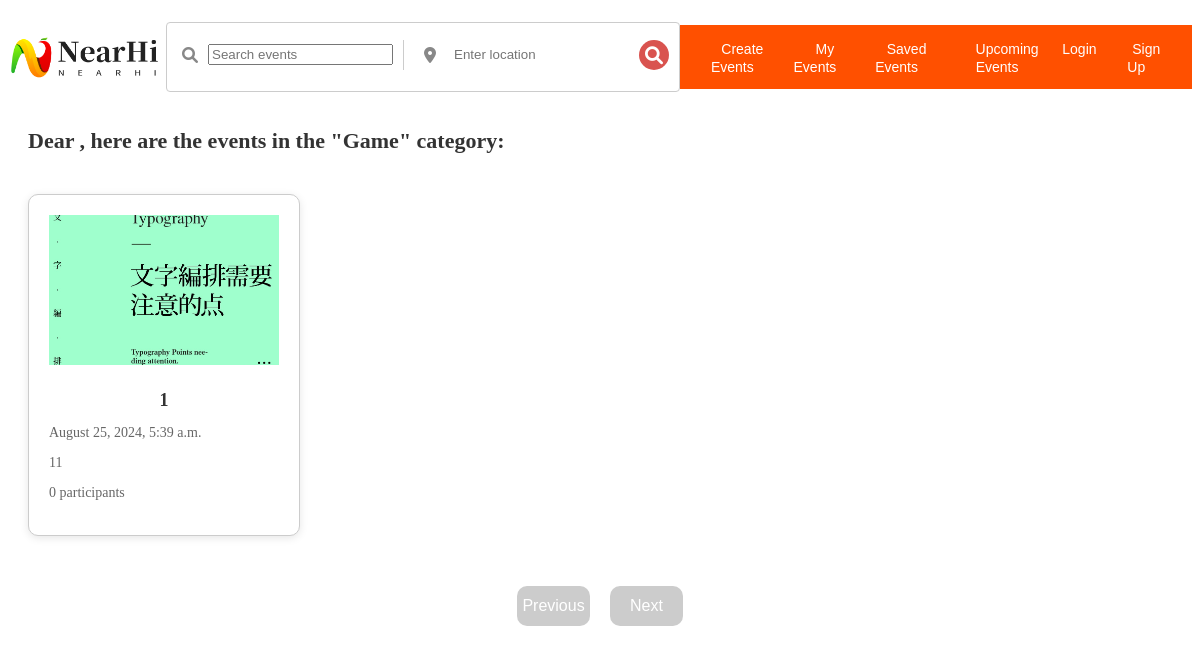
/category/Game/, run on an earlier commit of the app's database.
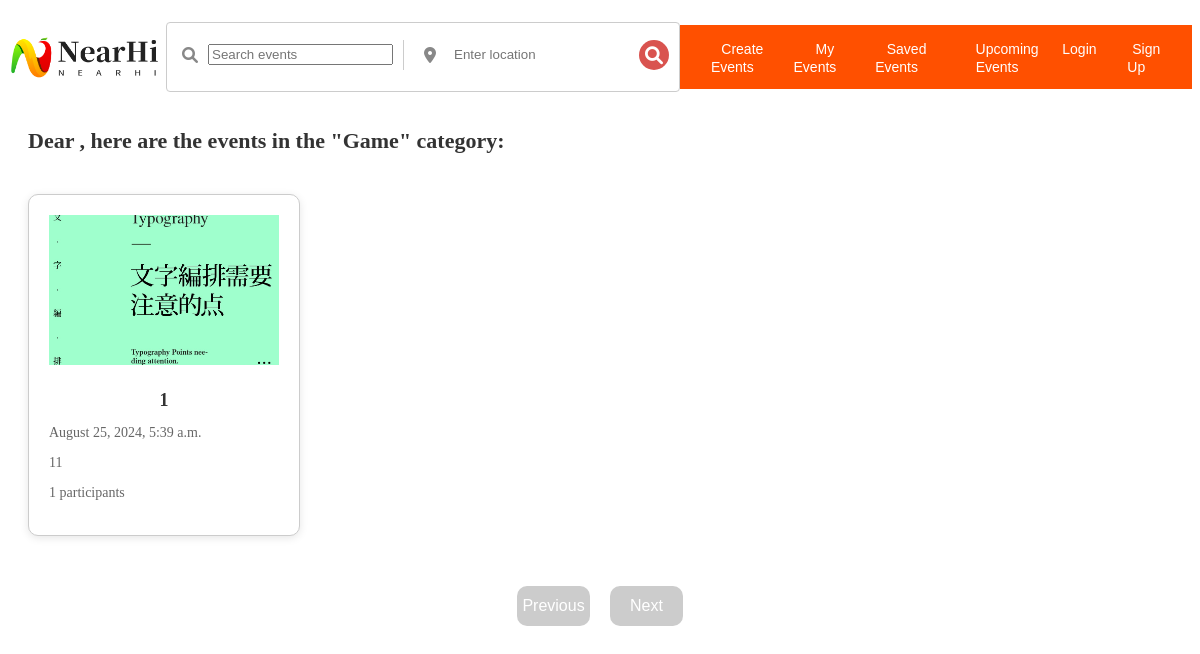
And on a later commit of the database.
### myapp/models.py (models this page shows, shortened)
class Event(models.Model):
    CATEGORY_CHOICES = [
        ('game', 'Game'),
        ('performance', 'Performance'),
        ('nature', 'Nature'),
        ('pet', 'Pet'),
        ('gourmet', 'Gourmet'),
        ('reading', 'Reading'),
        ('music', 'Music'),
    ]
    category = models.CharField(max_length=20, choices=CATEGORY_CHOICES)
    title = models.CharField(max_length=100)
    description = models.TextField(max_length=800)
    event_time = models.DateTimeField()
    location = models.CharField(max_length=255)
    image = models.ImageField(upload_to='event_images')
    created_by = models.ForeignKey(settings.AUTH_USER_MODEL, on_delete=models.CASCADE)
    created_at = models.DateTimeField(auto_now_add=True)
    fee = models.DecimalField(max_digits=8, decimal_places=2, default=0.00)  # 费用字段，默认0
    max_participants = models.PositiveIntegerField(default=1)  # 最大参与人数
    current_participants = models.PositiveIntegerField(default=0, editable=False)  # 当前参与人数，自动更新
    def get_absolute_url(self):
        return reverse("event_detail", kwargs={"pk": self.pk})

### myapp/views.py (the view)
# urls.py: path('category/<str:category>/', views.filtered_events, name='filtered_events'),
def filtered_events(request, category):
    events = Event.objects.filter(category__iexact=category)
    page_obj = paginate_events(request, events)
    return render(request, 'myapp/filtered_events.html', {
        'page_obj': page_obj,
        'category': category,
    })

### myapp/views.py (called while the page is built)
def paginate_events(request, events_list, per_page=8):
    paginator = Paginator(events_list, per_page)
    page_number = request.GET.get('page')
    try:
        page_obj = paginator.get_page(page_number)
    except PageNotAnInteger:
        page_obj = paginator.page(1)  # if page not integer，show page 1
    except EmptyPage:
        page_obj = paginator.page(paginator.num_pages)  # if page out of range, show the last page
    return page_obj

### myapp/templates/myapp/filtered_events.html
{% extends 'base_layout.html' %}
{% block content %}
<p class="greeting-message">Dear {{ request.user.username }}, here are the events in the "{{ category }}" category:</p>
{% block event_list %}
{{ block.super }}
{% endblock event_list %}
{% block pagination %}
<div class="pagination">
    {% if page_obj.has_previous %}
    <button onclick="window.location.href='?page={{ page_obj.previous_page_number }}&category={{ category }}#event-list-section'" class="pagination-btn">Previous</button>
    {% else %}
    <button class="pagination-btn disabled" disabled>Previous</button>
    {% endif %}
    {% if page_obj.has_next %}
    <button onclick="window.location.href='?page={{ page_obj.next_page_number }}&category={{ category }}#event-list-section'" class="pagination-btn">Next</button>
    {% else %}
    <button class="pagination-btn disabled" disabled>Next</button>
    {% endif %}
</div>
{% endblock pagination %}
{% endblock content %}

### myapp/templates/myapp/base_layout.html (shortened to what this page needs)
{% load static %}
<html lang="en">
  <head>
    <link rel="stylesheet" href="{% static 'css/global.css' %}" />
    <link
      rel="stylesheet"
      href="https://cdnjs.cloudflare.com/ajax/libs/font-awesome/6.0.0/css/all.min.css"
    />
  </head>
  <body>
    {% block nav_bar %}
    <nav class="navbar">
      <div class="logo">
        <a href="{% url 'homepage' %}">
          <img src="{% static 'images/logo.png' %}" alt="NearHi"
        /></a>
      </div>
      <div class="search-bar">
        <form method="GET" action="{% url 'search_results' %}">
          <div class="search-icon">
            <i class="fas fa-search"></i>
          </div>
          <input
            type="text"
            class="search_input"
            name="search_query"
            placeholder="Search events"
            value="{{ search_query }}"
            id="keyword"
          />
          <div class="location-icon">
            <i class="fas fa-map-marker-alt"></i>
          </div>
          <input
            type="text"
            class="location-input"
            name="location"
            placeholder="Enter location"
            value="{{ location_query }}"
            data-autocomplete-type="city"
          />
          <button class="search-button" type="submit">
            <i class="fas fa-search"></i>
          </button>
        </form>
      </div>
      <ul class="nav-links">
        <li><a href="{%url 'create_event'%}">Create Events</a></li>
        <li><a href="{%url 'my_events'%}">My Events</a></li>
        <li><a href="{% url 'saved_events' %}">Saved Events</a></li>
        <li>
          <a href="{% url 'upcoming_events' %}">Upcoming Events</a>
          {% if user.is_authenticated %}
        </li>
        <li><a href="{% url 'profile' %}">Profile</a></li>
        <li><a href="{% url 'logout' %}">Logout</a></li>
        {% else %}
        <li><a href="{% url 'login' %}">Login</a></li>
        <li><a href="{% url 'signup' %}">Sign Up</a></li>
        {% endif %}
      </ul>
    </nav>
    {% endblock nav_bar %}
    <div class="content">
      {% block content %} {% block event_list %}
      <div id="event-list-section" class="event-list">
        {% for event in page_obj %}
        <div class="event-card" id="event-card-{{ event.id }}">
          <a href="{{ event.get_absolute_url }}">
            <img src="{{ event.image.url }}" alt="{{ event.title }}" />
            <h3>{{ event.title }}</h3>
            <div class="desc">
              <p>{{ event.event_time|date:"F j, Y, g:i a" }}</p>
              <p>{{ event.location }}</p>
              <p>{{ event.current_participants }} participants</p>
            </div>
          </a>
        </div>
        {% endfor %}
      </div>
      {% endblock event_list %}  {% endblock content%}
    </div>
  </body>
</html>

### myapp/static/css/global.css (style rules this page uses)
a:link,a:hover,a:visited { text-decoration: none; }
.navbar { display: flex; justify-content: space-between; align-items: center; background-color :white; overflow: hidden; }
.nav-links { display: flex; flex: 2; color: black; text-align: center; padding: 14px 16px; text-decoration: none; font-size: 17px; }
.nav-links li { list-style: none; }
.nav-links a:link,.nav-links a:visited { text-decoration: none; color: #fff; font-size: 14px; padding-right: 20px; font-family:"Arial" }
.nav-links { background: #ff5000; color: black; }
.logo a { display: inline-block; }
.logo img { height: 50px; cursor: pointer; transition: opacity 0.3s; }
.search-bar { border: 1px solid #ccc; border-radius: 4px; padding: 5px; background-color: #fff; }
.search-bar .search-icon, .search-bar .location-icon { padding: 0 10px; color: #888; }
.search-bar form { display: flex; align-items: center; padding-top: 11px; }
.search-input, .location-input { flex: 1; padding: 8px; border: none; outline: none; }
.search-button { background-color: #d9534f; color: white; border: none; padding: 10px 15px; border-radius: 50%; cursor: pointer; margin-right: 5px; display: flex; align-items: center; justify-content: center; width: 30px; height: 30px; }
.search-button i { color: white; font-size: 18px; }
.event-list { display: grid; grid-template-columns: repeat(4, 1fr); gap: 30px; padding: 20px; margin: 0 auto; max-width: 1200px; align-items: stretch; }
.event-card { background-color: white; border: 1px solid #ccc; padding: 20px; text-align: center; box-shadow: 0px 2px 8px rgba(0, 0, 0, 0.1); transition: transform 0.3s, box-shadow 0.3s; width: 230px; border-radius:10px; }
.event-card img { width: 100%; height: 150px; object-fit: cover; margin-bottom: 15px; background-color: #f0f0f0; }
.event-card img::before { content: ''; display: block; width: 100%; height: 100%; background-image: url('../images/loading-spinner.gif'); background-repeat: no-repeat; background-position: center; }
.event-card h3 { margin: 10px 0; font-size: 18px; color: #333; }
.event-card p { color: #666; font-size: 14px; }
.event-card .desc { text-align: left; }
.pagination { display: flex; justify-content: center; margin: 30px 0; }
.pagination-btn { width: 73px; height: 40px; margin: 0 10px; background-color: #ff5000; color: white; border: none; cursor: pointer; border-radius: 10px; font-size: 16px; transition: background-color 0.3s, box-shadow 0.3s; display: flex; align-items: center; justify-content: center; }
.pagination-btn.disabled { background-color: #ccc; cursor: not-allowed; }
button { cursor: pointer; }
.greeting-message { font-size: 22px; color: #333; margin-bottom: 20px; text-align: left; padding-left: 20px; font-weight: bold; }

What changed in the data, as far as the page shows it:
changed Event "Game": current_participants "0" → "1"
